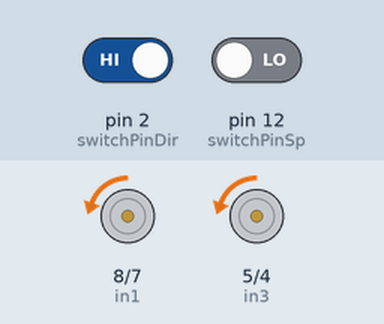
Simulated run of this sketch. Board: Arduino Uno, built with avr-gcc and run on an emulated ATmega328P. On the bench: motor-driver pin pairs drawn as motors (green arrow = first pin HIGH = forward, orange = second pin HIGH = backward, longer = more drive, scaled by the enable pin). The test bench sets the inputs (shaded band); at power-on: pin 2 (switchPinDir) HIGH, pin 12 (switchPinSp) LOW.

Above: at 7.07 s.
13.1 s: pin 2 (switchPinDir) driven LOW and pin 12 (switchPinSp) driven HIGH
At 18.7 s:
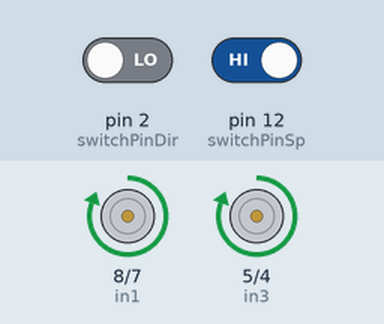
22.8 s: pin 12 (switchPinSp) driven LOW
At 23.32 s:
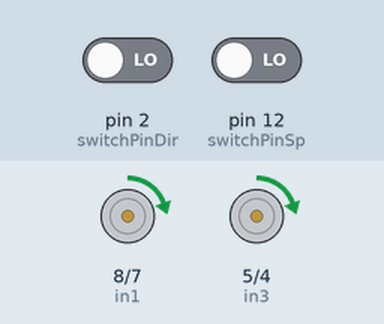
29.6 s: pin 2 (switchPinDir) driven HIGH
At 35.0 s:
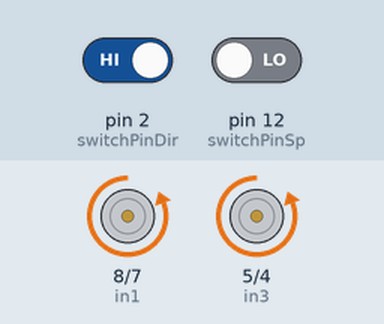
36.4 s: pin 12 (switchPinSp) driven HIGH
43.2 s: pin 2 (switchPinDir) driven LOW
Timing chart, 0 to 51.0 s (numbered marks = the images above; inputs shaded):
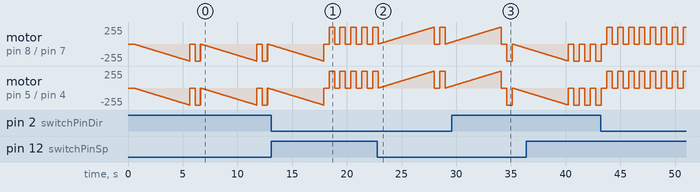

The sketch:

dcmotors_driver1.ino
```cpp
// C++ code
//
// Motor A connections
int enA = 9;
int in1 = 8;
int in2 = 7;

// Motor B connections
int enB = 3;
int in3 = 5;
int in4 = 4;

//button and switch to change speed and direction
int switchPinDir = 2;
int switchPinSp = 12;

void setup() {
  // Set all the motor control pins to outputs
  pinMode(enA, OUTPUT);
  pinMode(enB, OUTPUT);
  pinMode(in1, OUTPUT);
  pinMode(in2, OUTPUT);
  pinMode(in3, OUTPUT);
  pinMode(in4, OUTPUT);

  //Set input values
  pinMode(switchPinDir, INPUT);
  pinMode(switchPinSp, INPUT);

}

void loop() {
  directionControl();
  delay(500);
  speedControl();
  delay(500);
}

// This function lets you control spinning direction of motors
void directionControl() {

  boolean reverse = digitalRead(switchPinDir);

  digitalWrite(in1, !reverse);
  digitalWrite(in2, reverse);
  digitalWrite(in3, !reverse);
  digitalWrite(in4, reverse);
}
  // This function lets you control speed of the motors
void speedControl() {

  int ValueOFswitch;
  ValueOFswitch = digitalRead(switchPinSp);

  if (ValueOFswitch == HIGH)
  {
   // Set motors to maximum speed
  // For PWM maximum possible values are 0 to 255
  analogWrite(enA, 255);
  analogWrite(enB, 255);
  }else{
   // Accelerate from zero to maximum speed
  for (int i = 0; i < 256; i++) {
    analogWrite(enA, i);
    analogWrite(enB, i);
    delay(20);
  }
  }

  // Now turn off motors
  digitalWrite(in1, LOW);
  digitalWrite(in2, LOW);
  digitalWrite(in3, LOW);
  digitalWrite(in4, LOW);

}
```

Measured:
- by itself, motor on pin 8 (in1) / pin 7 (in2), motor on pin 5 (in3) / pin 4 (in4): moves between backward 255/255 and stopped, repeating every 6.1 s
